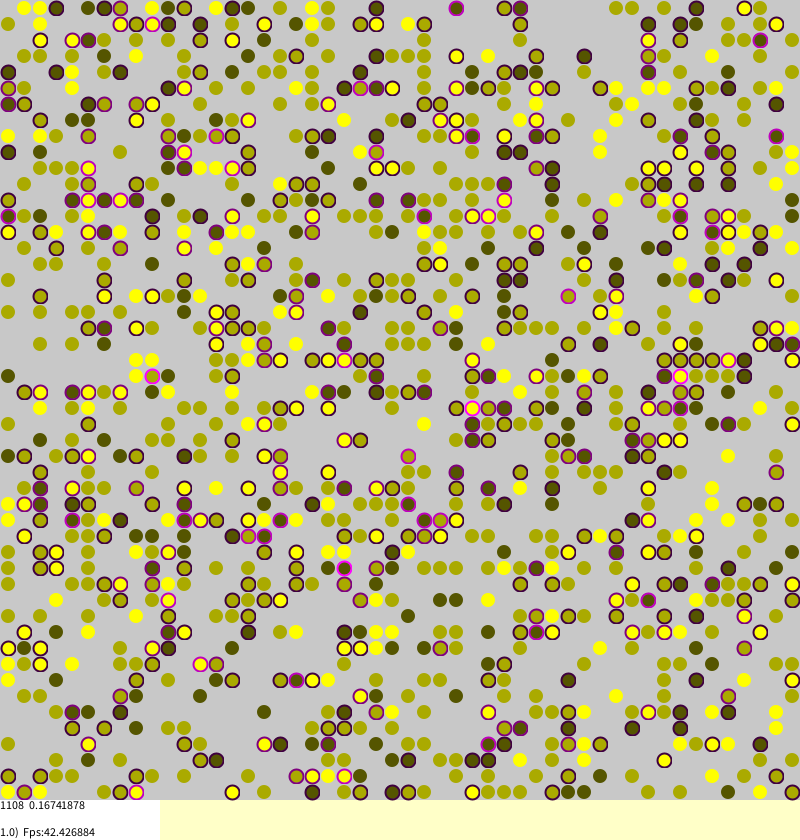
Frame 1 (no input)
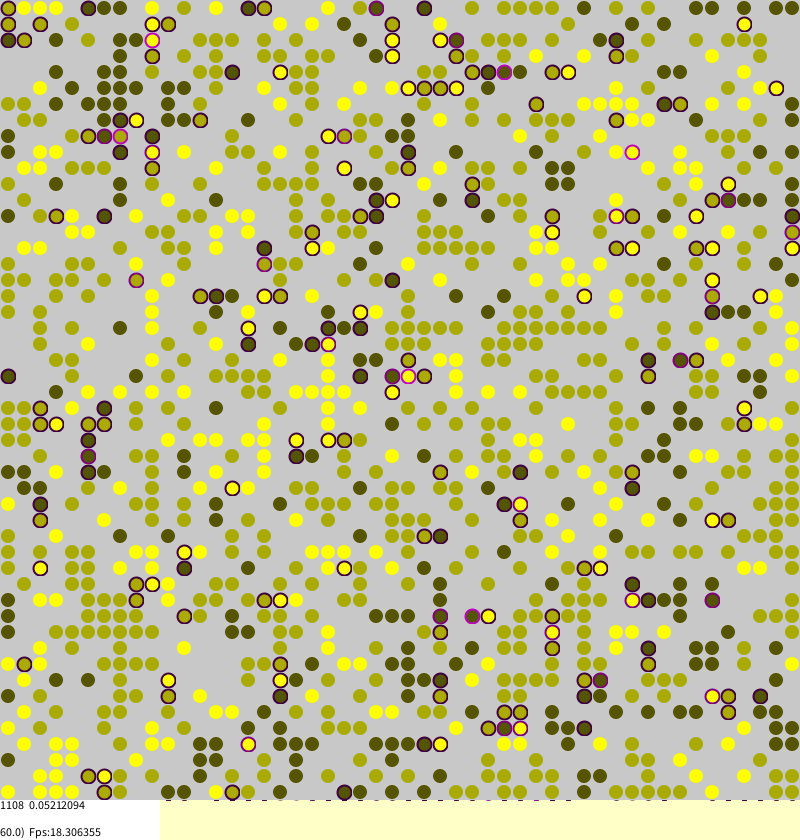
Frame 60 (the mouse pressed at the canvas centre just before this capture)
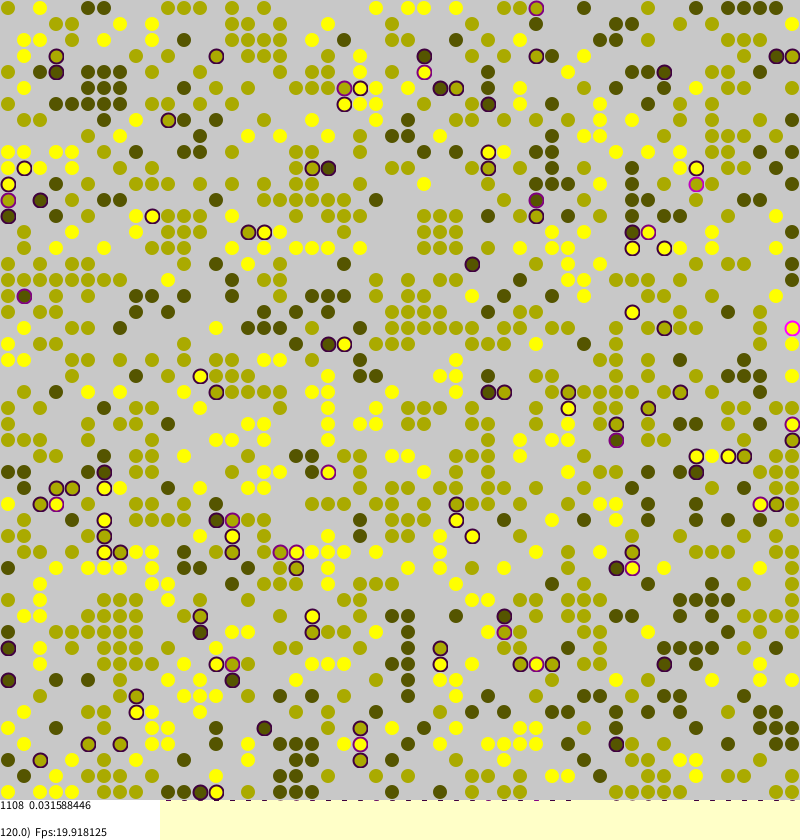
Frame 120 (the mouse held since frame 60 and released just before this capture)

The Processing sketch that drew these frames (run headless with seeded random() and noise(); from frame 60 on, the mouse is pressed at the canvas centre):

// Processing sketch: Sakoda0_5
// ── Sakoda0_5.pde
// Sakoda inspired asynchronous AGENT BASE MODEL utilized 1D or 2D dicrete geometry
/////////////////////////////////////////////////////////////////////////////////////////

//Model parameters
int side=50;//side of main table
String modelName="Sakoda0.5ABM";
float density=0.45;

//Parameters of visualisation etc...
int cwidth=8;//size of cell
int STATUSHEIGH=40;//Height of the status bar
int STEPSperVIS=1;//How often to visualize?
int FRAMEFREQ=20;//Expected simulation speed

World TheWorld=new World(side);//Create a simulation world, then initialize() in setup()

void setup()
{
  //Graphics initialization
  size(800,840);//Variables cannot be used here :-(
  frameRate(FRAMEFREQ);
  background(255,255,200);
  strokeWeight(2);
  
  //Does the window size match the program's expectations?
  println("REQUIRED SIZE OF PAINTING AREA IS "+(cwidth*side)+"x"+(cwidth*side+STATUSHEIGH));
  println("CURRENT SIZE OF PAINTING AREA IS "+width+"x"+height);
  cwidth=(height-STATUSHEIGH)/side;//Adjusting the size of the agents/cells 
  
  //Now model itself
  TheWorld.initializeModel();//Initialisation of the World
  visualizeModel(TheWorld);//The first visualization
}

void draw()
{
  modelStep(TheWorld);//BOTH SOLUTIONS ARE DEFINED
  //TheWorld.modelFullStep();
    
  if(TheWorld.getTimeStep() % STEPSperVIS == 0 )
    visualizeModel(TheWorld);//not always
    
  //Drawing the status bar every step.
  statusLine();
}

void statusLine()
{
  fill(255);noStroke();rect(0,side*cwidth,width/5,STATUSHEIGH);
  fill(0);
  textAlign(LEFT, TOP);
  text(liveCount+"  "+meanStress,0,side*cwidth);
  textAlign(LEFT, BOTTOM); 
  text(TheWorld.getTimeStep() +")  Fps:"+ frameRate,0,side*cwidth+STATUSHEIGH-2);
}

interface simulation_world
{
  void   initializeModel();
  void   changeState();
  void   makeStatistics();
  void   modelFullStep();
  float  getTimeStep(); //"Getter" for simulation step
};

///////////////////////////////////////////////////////////////////////////////////////////
// https://www.researchgate.net/profile/WOJCIECH_BORKOWSKI - ABM SAKODA0.5 MAIN 
// https://github.com/borkowsk/bookProcessingEN 
///////////////////////////////////////////////////////////////////////////////////////////

// ── Agent.pde
// Agent is a one of two central class of each ABM model
//////////////////////////////////////////////////////////////////

int Number_of_identities=3;//How many mutually exclusive identities will be?

class Agent
{
  float identity;//Stress in the current position [0..1]
  float stress;//Stress in the current position [0..1]
  
  Agent()//Constructor of the Agent
  {
    //rounding also converts float to int but treats fractions differently
    identity=round(random(1,Number_of_identities));
    stress=0;
  }
};

///////////////////////////////////////////////////////////////////////////////////////////  
// AGENT OF SAKODA MODE
// https://www.researchgate.net/profile/WOJCIECH_BORKOWSKI - ABM EXAMPLE: 
// https://github.com/borkowsk/bookProcessingEN 
///////////////////////////////////////////////////////////////////////////////////////////

// ── AssemblingOfWorld.pde
// World is a one of two central class of each ABM model
///////////////////////////////////////////////////////////////

class World implements simulation_world
{
  int _counter=0;// the '_' character at the beginning 
      //is the conventional designation of "internal" names 
  
  //Agent agents[];//One dimensional array of agents OR ...
  Agent agents[][];//Two dimensional array of agents
  
  World(int side)//Constructor of the World
  {
    //agents=new Agent[side]; //OR
    agents=new Agent[side][side];
  }
  
  float  getTimeStep() //"Getter" for simulation step
  {
    return _counter;
  }
  
  void initializeModel()//Method 1
  { //The appropriate overloaded function will be selected 
    //based on the agent table type!
    initializeAgents(this.agents);
  }
  
  void changeState()//Method 2
  { //The function corresponding to the type of the array 
    changeAgents(this.agents);//... will be selected here
  }
  
  void makeStatistics()
  { //The function has to correspond to the type  
    doStatisticsOnAgents(this.agents);//...of the array of agents
  }
  
  void modelFullStep()
  {
     this.changeState(); //'this' is redundant here. For examples only.
     this.makeStatistics();
     
     //Other changes...
     //...
     
     _counter++;
  }
};

//For statistics
float meanStress=0;
int   liveCount=0;

//More elaborated functionalities may be defined as stand-alone functions,
//not as methods because of not enought flexible syntax of Processing
///////////////////////////////////////////////////////////////////////////

void visualizeModel(World world)
{
   visualizeAgents(world.agents);
   //...//& others things 
}

void modelStep(World world)// Alternative modelStep() procedure
{
   world.changeState();   
   world.makeStatistics();
   world._counter++;//Using of internal field!!! Processing allow it, but it is "bad practice".
}

///////////////////////////////////////////////////////////////////////////////////////////////
// https://www.researchgate.net/profile/WOJCIECH_BORKOWSKI - ABM: WORLD OF SAKODA
// https://github.com/borkowsk/bookProcessingEN 
///////////////////////////////////////////////////////////////////////////////////////////////


// ── implementations1D.pde
// Agent is a one of two central class of each ABM model
// Agents need to be initialised & they need logic of change 
// HERE ARE 1D alternatives of main procedures
///////////////////////////////////////////////////////////////

//We're using function overload!

void initializeAgents(Agent[] agents)
{
  for(int a=0;a<agents.length;a++)
  if(random(1.0)<density)
  {
    Agent curr=new Agent();
    agents[a]=curr;
  }
}

void visualizeAgents(Agent[] agents)
{
   Agent curra;
   for(int a=0;a<agents.length;a++)
   {
    //Drawing the agent only when it is in this array cell   
    if( (curra=agents[a]) != null )
    {
        if(curra.stress>0)
          stroke(curra.stress*255,0,curra.stress*255);
        else
          noStroke();
           
        float forFill=(curra.identity*255.0)/Number_of_identities;
        fill(forFill,forFill,0);
    }
    else //otherwise bacground only
    {
      noStroke();
      fill(128);
    }
    
    int t=int(TheWorld.getTimeStep()/STEPSperVIS)%side;//We take into account different visualization frequencies
    rect(a*cwidth,t*cwidth,cwidth,cwidth);//Whether full or empty, the same area is painted over
    stroke(255);
    line(0,(t+1)*cwidth+1,width,(t+1)*cwidth+1);//line of the current time
   }
}

void  changeAgents(Agent[] agents)
{
  int MCN=agents.length;
  for(int i=0;i<MCN;i++)
  {
    int a=(int)random(0,agents.length);
    
    if(agents[a]!= null )
    {
      //Sprawdzenie stresu
      int strangers=0;
      
      if(0<=a-1 && agents[a-1]!=null 
      && agents[a-1].identity!=agents[a].identity)
        strangers++;
        
      if(a+1<agents.length && agents[a+1]!=null 
      && agents[a+1].identity!=agents[a].identity)
        strangers++;  
        
      agents[a].stress=strangers/2.0;//Only two possible neighbors  
      
      //Attempting to migrate when the agent is under stress
      if(agents[a].stress>0 
      && random(1.0)<agents[a].stress)
      { //An index draw for the moving destination
        int target=(int)random(0,agents.length);
        if(agents[target]==null)//is there a place
        {
          agents[target]=agents[a];
          agents[a]=null;
        }
      }
    }
  }  
}

void doStatisticsOnAgents(Agent[] agents)
{  
  Agent curra;
  double summ=0;
  liveCount=0;
  
  for(int a=0;a<agents.length;a++)
    if( (curra=agents[a]) != null )
    {
      summ+=curra.stress;
     
      //Other statistics
      //...//TODO
      
      liveCount++;
    }
     
   meanStress=(float)(summ/liveCount);
}

///////////////////////////////////////////////////////////////////////////////////////////
// 1D BASIC INITIALISATION, STEP CHANGE & VISUALISATION
// https://www.researchgate.net/profile/WOJCIECH_BORKOWSKI - ABM EXAMPLE
// https://github.com/borkowsk/bookProcessingEN 
///////////////////////////////////////////////////////////////////////////////////////////

// ── implementations2D.pde
// Agent is a one of two central class of each ABM model
// Agents need to be initialised & they need logic of change 
// HERE ARE 2D alternatives of main procedures
///////////////////////////////////////////////////////////////

//We're using function overload!

void initializeAgents(Agent[][] agents)
{
   for(int a=0;a<agents.length;a++)
    for(int b=0;b<agents[a].length;b++)
    if(random(1.0)<density)//with some probability
    {
      Agent curr=new Agent();// We construct the agent
      agents[a][b]=curr;// ... and put it in the array
    }
}

void visualizeAgents(Agent[][] agents)
{
  Agent curra;
  for(int a=0;a<agents.length;a++)
   for(int b=0;b<agents[a].length;b++)
   {
      //Cell background
      noStroke();fill(200);
      rect(b*cwidth,a*cwidth,cwidth,cwidth);//'a' is vertical!
      
      //Drawing the agent only when it is in this array cell
      if( (curra=agents[a][b]) != null )
      {
        if(curra.stress>0)// Stress as the outline color
          stroke(curra.stress*255,0,curra.stress*255);
        else
          noStroke();
           
        float forFill=(curra.identity*255.0)/Number_of_identities;
        fill(forFill,forFill,0);
        ellipse(b*cwidth+cwidth/2,a*cwidth+cwidth/2,cwidth-2,cwidth-2);
      }  
   }
}

void  changeAgents(Agent[][] agents)
{
  int MCN=agents.length*agents[0].length;//number of draws in MC steps
  for(int i=0;i<MCN;i++)
  {
    int a=(int)random(0,agents.length);
    int b=(int)random(0,agents[a].length);
    
    if(agents[a][b]!= null )
    {
      //Check the stress on the agent
      int strangers=0;
      
      if(0<=a-1 && agents[a-1][b]!=null 
      && agents[a-1][b].identity!=agents[a][b].identity)
        strangers++;
        
      if(a+1<agents.length && agents[a+1][b]!=null 
      && agents[a+1][b].identity!=agents[a][b].identity)
        strangers++;  
        
      if(0<=b-1 && agents[a][b-1]!=null 
      && agents[a][b-1].identity!=agents[a][b].identity)
        strangers++;
        
      if(b+1<agents.length && agents[a][b+1]!=null 
      && agents[a][b+1].identity!=agents[a][b].identity)
        strangers++;  
      
      agents[a][b].stress=strangers/4.0;//von Neumann neib.  
      
      //Attempting to migrate when the agent is under stress
      if(agents[a][b].stress>0 
      && random(1.0)<agents[a][b].stress)
      { //Drawing the coordinates of the move destination
        int tara=(int)random(0,agents.length);
        int tarb=(int)random(0,agents[a].length);
        
        if(agents[tara][tarb]==null)//There is an empty place
        {
          agents[tara][tarb]=agents[a][b];//Take a new place
          agents[a][b]=null;//Release the old ones
        }
      }
    }
  }
}

void doStatisticsOnAgents(Agent[][] agents)
{  
  Agent curra;//Auxiliary agent handle
  double summ=0;//Sum of stresses
  liveCount=0;//Number of agents
  
  for(int a=0;a<agents.length;a++)
   for(int b=0;b<agents[a].length;b++)
    if( (curra=agents[a][b]) != null )
    {
      summ+=curra.stress;//Sum of stresses
     
      //Other statistics
      //... //TODO
      
      liveCount++;//Number of agents
    }
     
   meanStress=(float)(summ/liveCount);
}


///////////////////////////////////////////////////////////////////////////////////////////
// 2D BASIC INITIALISATION, STEP CHANGE & VISUALISATION
// https://www.researchgate.net/profile/WOJCIECH_BORKOWSKI - ABM EXAMPLE: 
// https://github.com/borkowsk/bookProcessingEN 
///////////////////////////////////////////////////////////////////////////////////////////
